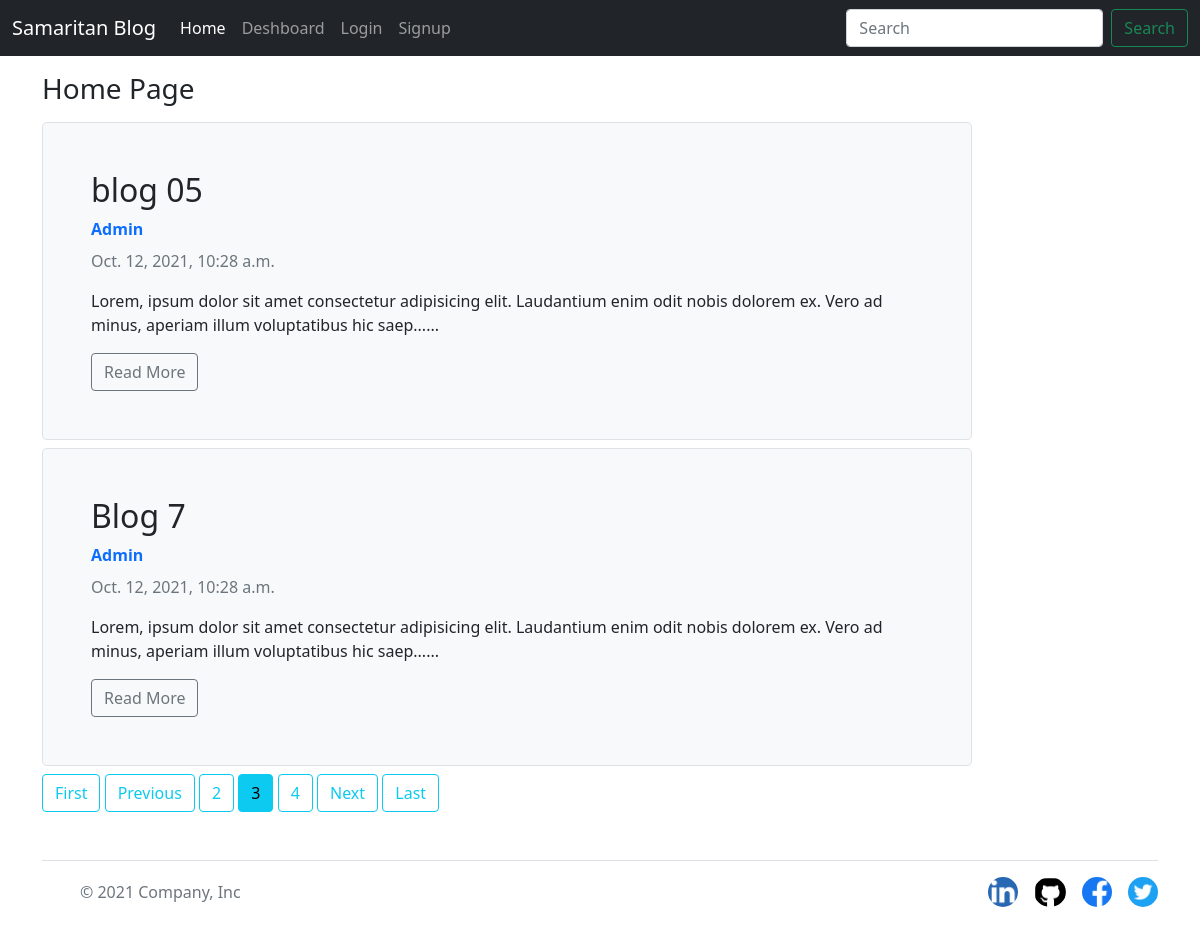
/?page=3, run on the app's committed database.
### blog/models.py (models this page shows, shortened)
class Post(models.Model):
    title = models.CharField(max_length=50)
    author = models.ForeignKey(User, on_delete=models.CASCADE)
    published_date = models.DateTimeField(default=timezone.now)
    content = RichTextField(blank = True, null = True)
    visible = models.BooleanField(default=False)
    upload = models.ImageField(upload_to ='uploads/')

### blog/views.py (the view)
# urls.py: path('', views.index, name='home'),
def index(request):
    posts = Post.objects.filter(visible=True)
    paginator = Paginator(posts, 2)
    page = request.GET.get('page')
    page_obj = paginator.get_page(page)
    return render(request, 'blog/home.html', {'posts': posts, 'page_obj':page_obj})

### blog/templates/blog/home.html (shortened to what this page needs)
{% extends 'blog/base.html' %}
{% load static %}
{% block content %}
<div class="continer my-3">
<h3 class="my-3">Home Page</h3>
    {% for p in page_obj%}
    <article class="media content-section">
        <div class="col-sm-10 my-2">
            <div class="h-180 p-5 bg-light border rounded-3">
                <h2>{{p.title}}</h2>
                <strong class="d-inline-block mb-2 text-primary"><a
                        href="{% url 'blog-list' p.author %}">{{p.author|capfirst}}</a>
                </strong>
                <div class="mb-1 text-muted">{{p.published_date}}</div>
                <p>{{p.content|slice:"0:150"|safe}}......</p>
                <a class="btn btn-outline-secondary" href="{% url 'PostDetail' p.id %}">Read More</a>
            </div>
        </div>
    </article>
    {%endfor%}
    {% if page_obj.has_previous %}
    <a class="btn btn-outline-info mb-4" href="?page=1">First</a>
    <a class="btn btn-outline-info mb-4" href="?page={{ page_obj.previous_page_number }}">Previous</a>
    {% endif %}
    {% for num in page_obj.paginator.page_range %}
    {% if page_obj.number == num %}
    <a class="btn btn-info mb-4" href="?page={{ num }}">{{ num }}</a>
    {% elif num > page_obj.number|add:'-2' and num < page_obj.number|add:'2' %} <a class="btn btn-outline-info mb-4"
        href="?page={{ num }}">{{ num }}</a>
        {% endif %}
        {% endfor %}
        {% if page_obj.has_next %}
        <a class="btn btn-outline-info mb-4" href="?page={{ page_obj.next_page_number }}">Next</a>
        <a class="btn btn-outline-info mb-4" href="?page={{ page_obj.paginator.num_pages }}">Last</a>
        {% endif %}
</div>
{% endblock content %}

### blog/static/blog/css/style.css (style rules this page uses)
a { text-decoration: none; }

### data on the page
Post: title "blog 05", author "Admin", published_date "Oct. 12, 2021, 10:28 a.m.", content "Lorem, ipsum dolor sit amet consectetur adipisicing elit. Laudantium enim odit nobis dolorem ex. Vero ad minus, aperiam illum voluptatibus hic saep"
Post: title "Blog 7", author "Admin", published_date "Oct. 12, 2021, 10:28 a.m.", content "Lorem, ipsum dolor sit amet consectetur adipisicing elit. Laudantium enim odit nobis dolorem ex. Vero ad minus, aperiam illum voluptatibus hic saep"

### other printed values
{{ num }} "2" "4"
{{ num }} "3"
